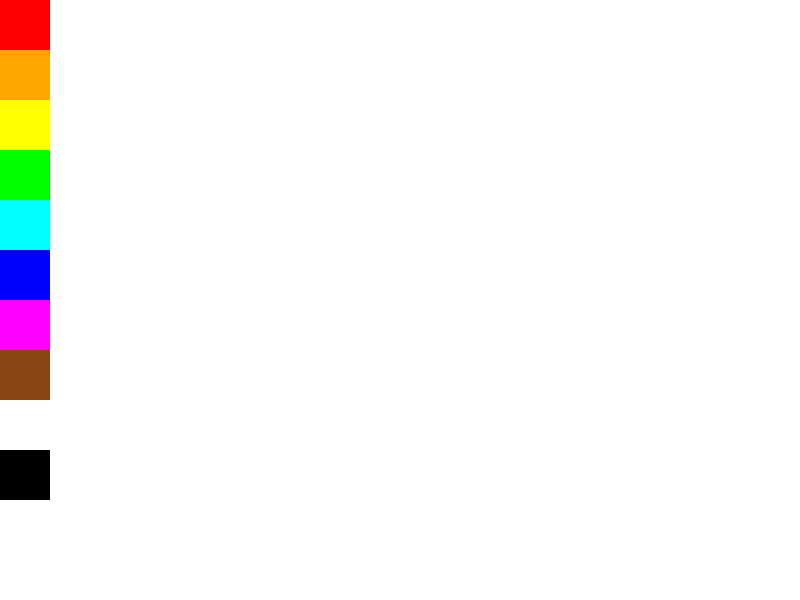
Frame 1 (no input)
Frame 60 (no input): identical to frame 1, image omitted
Frame 120 (the mouse pressed at the canvas centre since frame 60): identical to frame 1, image omitted

The p5.js sketch that drew this single still picture (run headless with seeded random() and noise() and a simulated clock; from frame 60 on, the mouse is pressed at the canvas centre):

// p5.js sketch
// ── sketch.js
let lastX, lastY;
let color = 'black';

function setup() {
  createCanvas(800, 600);
}

//Retrieves the position of the mouse cursor when pressed
function mousePressed() {
  lastX = mouseX;
  lastY = mouseY;
}

//Draws with the mouse cursor
function mouseDragged() {
  strokeWeight(5);
  stroke(color);
  line(lastX, lastY, mouseX, mouseY);
  lastX = mouseX;
  lastY = mouseY;
}

function draw() {
  noStroke();
  //paint palette
  fill("red");
  rect(0, 0, 50, 50);
  fill("orange");
  rect(0, 50, 50, 50);
  fill("yellow");
  rect(0, 100, 50, 50);
  fill("#00ff00");
  rect(0, 150, 50, 50);
  fill("#00FFFF");
  rect(0, 200, 50, 50);
  fill("blue");
  rect(0, 250, 50, 50);
  fill("magenta");
  rect(0, 300, 50, 50);
  fill("#8B4513");
  rect(0, 350, 50, 50);
  fill("white");
  rect(0, 400, 50, 50);
  fill("black");
  rect(0, 450, 50, 50);


  //color selection
  if (mouseX < 50 && mouseY < 50) {
    if (mouseIsPressed) {
      color = 'red';
    }
  }
  if (mouseX < 50 && mouseY < 100 && mouseY > 50) {
    if (mouseIsPressed) {
      color = "orange";
    }
  }
  if (mouseX < 50 && mouseY < 150 && mouseY > 100) {
    if (mouseIsPressed) {
      color = "yellow";
    }
  }
  if (mouseX < 50 && mouseY < 200 && mouseY > 150) {
    if (mouseIsPressed) {
      color = "#00ff00";
    }
  }
  if (mouseX < 50 && mouseY < 250 && mouseY > 200) {
    if (mouseIsPressed) {
      color = "#5C4033";
    }
  }
  if (mouseX < 50 && mouseY < 300 && mouseY > 250) {
    if (mouseIsPressed) {
      color = "blue";
    }
  }
  if (mouseX < 50 && mouseY < 350 && mouseY > 300) {
    if (mouseIsPressed) {
      color = "magenta";
    }
  }
  if (mouseX < 50 && mouseY < 400 && mouseY > 350) {
    if (mouseIsPressed) {
      color = "#8B4513";
    }
  }
  if (mouseX < 50 && mouseY < 450 && mouseY > 400) {
    if (mouseIsPressed) {
      color = "white";
    }
  }
  if (mouseX < 50 && mouseY < 500 && mouseY > 450) {
    if (mouseIsPressed) {
      color = "black";
    }
  }
}
